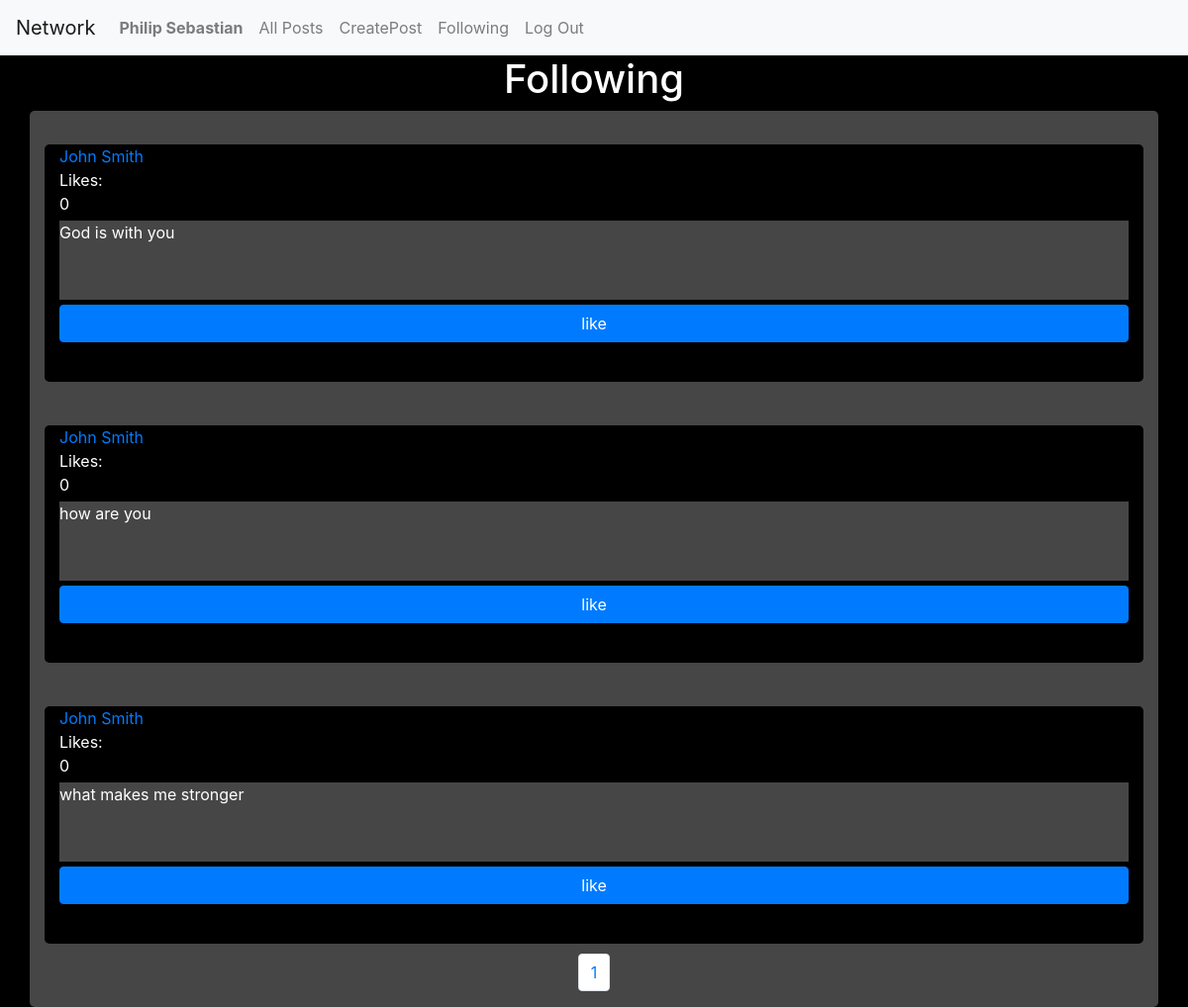
/following/1 (signed in), run on the app's committed database.
### network/models.py (models this page shows)
class User(AbstractUser):
    followers=models.ManyToManyField('self',symmetrical=False,blank=True,related_name='flr')
    following=models.ManyToManyField('self',symmetrical=False,blank=True,related_name='fly')

class Post(models.Model):
    content=models.CharField(max_length=1000)
    owner=models.ForeignKey(User,on_delete=models.CASCADE)
    liked_by=models.ManyToManyField(User,symmetrical=False,related_name="liked_by",blank=True)
    Date=models.DateTimeField(auto_now_add=True)

### network/views.py (the view)
# urls.py: path('following/<int:pg>',views.following,name='following'),
def following(request,pg):
    posts=[]
    for i in request.user.following.all():
        for j in Post.objects.filter(owner=i).order_by('-Date'):
            posts.append(j)
    print(posts)
    p=Paginator(posts,10)
    page=p.page(pg)
    return render(request,'network/following.html',{
        'posts':page.object_list,'p':p
    })

### network/templates/network/following.html (shortened to what this page needs)
{% extends "network/layout.html" %}
{% block body %}
<div style="display: flex;justify-content: center;align-items: center; color: white;"><h1>Following</h1></div>
<div class="container text-start" style="display: flex; flex-direction: column;gap: 10px;background-color: rgb(71, 70, 70);border-radius: 5px;color: white;min-height: 90vh;">
    {%for post in posts%}
    <br>
    <div style="background-color: black; display: flex;flex-direction: column;border-radius: 5px;height: 30vh;" class="container text-start">
        <a href="{%url 'profile' id=post.owner.id pg=1%}" style="text-decoration: none;"> {{post.owner}} </a>
        <span>Likes:</span>
        <div style="background-color: black;height: 25vh; display: flex;flex-direction: column; gap: 5px;">
            <div data-likes={{post.liked_by.all|length}}>{{post.liked_by.all|length}}</div>
            <div class="content-div" style="height: 10vh; width: 100%;background-color: rgb(71, 70, 70);">{{post.content}}</div>
            {%if request.user != post.owner %}
            <button class="like btn btn-primary" data-id="{{post.id}}">{%if request.user in post.liked_by.all%}unlike{%else%}like{%endif%}</button>
            {%endif%}
        </div>
    </div>
{%endfor%}
<div style="display: flex;align-items: center;justify-content: center;">
    <nav aria-label="Page navigation example">
        <ul class="pagination">
          {%for i in p.page_range %}
          <li class="page-item"><a class="page-link" href="{%url 'allposts' pg=i%}">{{i}}</a></li>
          {%endfor%}
        </ul>
      </nav>
</div>
</div>
{% endblock %}

### network/templates/network/layout.html (shortened to what this page needs)
{% load static %}
<!DOCTYPE html>
<html lang="en">
    <head>
        <link rel="stylesheet" href="https://stackpath.bootstrapcdn.com/bootstrap/4.4.1/css/bootstrap.min.css">
        <link href="{% static 'network/styles.css' %}" rel="stylesheet">
    </head>
    <body>
        <nav class="navbar navbar-expand-lg navbar-light bg-light">
            <a class="navbar-brand" href="#">Network</a>
            <div>
              <ul class="navbar-nav mr-auto">
                {% if user.is_authenticated %}
                    <li class="nav-item">
                        <a class="nav-link" href="{%url 'profile' id=user.id pg=1%}"><strong>{{ user.username }}</strong></a>
                    </li>
                {% endif %}
                <li class="nav-item">
                  <a class="nav-link" href="{% url 'index' %}">All Posts</a>
                </li>
                <li class="nav-item">
                    <a class="nav-link" href="{% url 'create' %}">CreatePost</a>
                  </li>
                {% if user.is_authenticated %}
                    <li class="nav-item">
                        <a class="nav-link" href="{%url 'following' pg=1%}">Following</a>
                    </li>
                    <li class="nav-item">
                        <a class="nav-link" href="{% url 'logout' %}">Log Out</a>
                    </li>
                {% endif %}
              </ul>
            </div>
          </nav>
        <div class="body">
            {% block body %}
            {% endblock %}
        </div>
    </body>
</html>

### network/static/network/styles.css (style rules this page uses)
body { background-color: black; }

### data on the page
User: username "Philip Sebastian"
Post: owner "John Smith", liked_by.all|length "0", content "God is with you"
Post: owner "John Smith", liked_by.all|length "0", content "how are you"
Post: owner "John Smith", liked_by.all|length "0", content "what makes me stronger"

### other printed values
{{ i }} "1"
